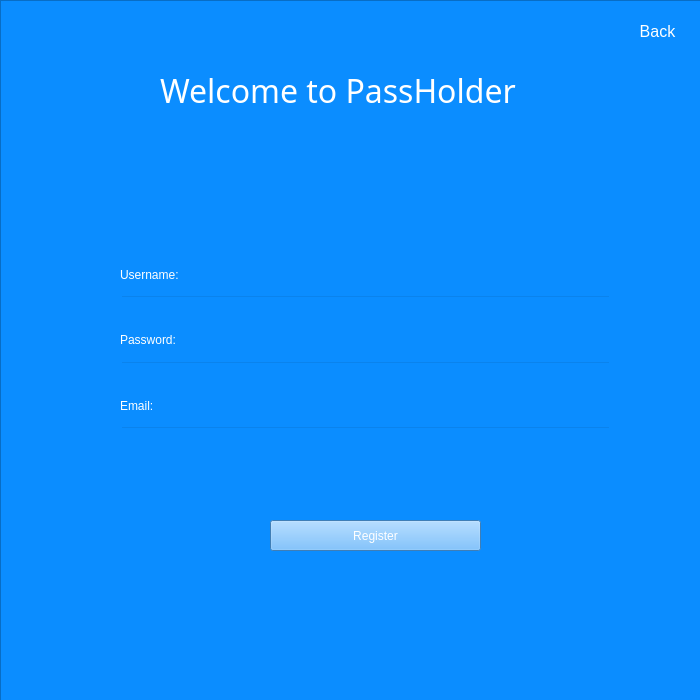
<?xml version="1.0" encoding="UTF-8"?>
<ui version="4.0">
 <class>Form</class>
 <widget class="QWidget" name="Form">
  <property name="geometry">
   <rect>
    <x>0</x>
    <y>0</y>
    <width>700</width>
    <height>700</height>
   </rect>
  </property>
  <property name="windowTitle">
   <string>Form</string>
  </property>
  <property name="styleSheet">
   <string notr="true">background-color: rgb(11, 141, 255);
font: 87 14pt &quot;Arial Black&quot;;
color: white;</string>
  </property>
  <widget class="QWidget" name="verticalLayoutWidget">
   <property name="geometry">
    <rect>
     <x>120</x>
     <y>260</y>
     <width>491</width>
     <height>190</height>
    </rect>
   </property>
   <layout class="QVBoxLayout" name="verticalLayout">
    <item>
     <widget class="QLabel" name="label_2">
      <property name="text">
       <string>Username:</string>
      </property>
     </widget>
    </item>
    <item>
     <widget class="QLineEdit" name="username_input">
      <property name="styleSheet">
       <string notr="true">color: white;
background-color: transparent;
font-size: 14px;
</string>
      </property>
      <property name="text">
       <string/>
      </property>
     </widget>
    </item>
    <item>
     <widget class="QLabel" name="label_3">
      <property name="text">
       <string>Password:</string>
      </property>
     </widget>
    </item>
    <item>
     <widget class="QLineEdit" name="password_input">
      <property name="styleSheet">
       <string notr="true">color: white;
background-color: transparent;
font-size: 14px;
</string>
      </property>
      <property name="text">
       <string/>
      </property>
     </widget>
    </item>
    <item>
     <widget class="QLabel" name="label_4">
      <property name="text">
       <string>Email:</string>
      </property>
     </widget>
    </item>
    <item>
     <widget class="QLineEdit" name="email_input">
      <property name="styleSheet">
       <string notr="true">color: white;
background-color: transparent;
font-size: 14px;
</string>
      </property>
      <property name="text">
       <string/>
      </property>
     </widget>
    </item>
   </layout>
  </widget>
  <widget class="QFrame" name="frame">
   <property name="geometry">
    <rect>
     <x>0</x>
     <y>0</y>
     <width>701</width>
     <height>701</height>
    </rect>
   </property>
   <property name="frameShape">
    <enum>QFrame::StyledPanel</enum>
   </property>
   <property name="frameShadow">
    <enum>QFrame::Raised</enum>
   </property>
   <widget class="QPushButton" name="back_button">
    <property name="geometry">
     <rect>
      <x>620</x>
      <y>20</y>
      <width>75</width>
      <height>23</height>
     </rect>
    </property>
    <property name="styleSheet">
     <string notr="true">font-size: 16px;
border: none;</string>
    </property>
    <property name="text">
     <string>Back</string>
    </property>
   </widget>
   <widget class="QLabel" name="welcomeLabel">
    <property name="geometry">
     <rect>
      <x>160</x>
      <y>30</y>
      <width>441</width>
      <height>121</height>
     </rect>
    </property>
    <property name="styleSheet">
     <string notr="true">font-size: 32px;
color: white;
font-family: Arial black;
</string>
    </property>
    <property name="text">
     <string>Welcome to PassHolder</string>
    </property>
   </widget>
   <widget class="QPushButton" name="register_button">
    <property name="geometry">
     <rect>
      <x>270</x>
      <y>520</y>
      <width>211</width>
      <height>31</height>
     </rect>
    </property>
    <property name="styleSheet">
     <string notr="true">background-color: rgb(88, 177, 255);</string>
    </property>
    <property name="text">
     <string>Register</string>
    </property>
   </widget>
   <widget class="QLabel" name="error_message">
    <property name="geometry">
     <rect>
      <x>120</x>
      <y>470</y>
      <width>481</width>
      <height>31</height>
     </rect>
    </property>
    <property name="styleSheet">
     <string notr="true">color: red;</string>
    </property>
    <property name="text">
     <string/>
    </property>
   </widget>
  </widget>
  <zorder>frame</zorder>
  <zorder>verticalLayoutWidget</zorder>
 </widget>
 <resources/>
 <connections/>
</ui>
